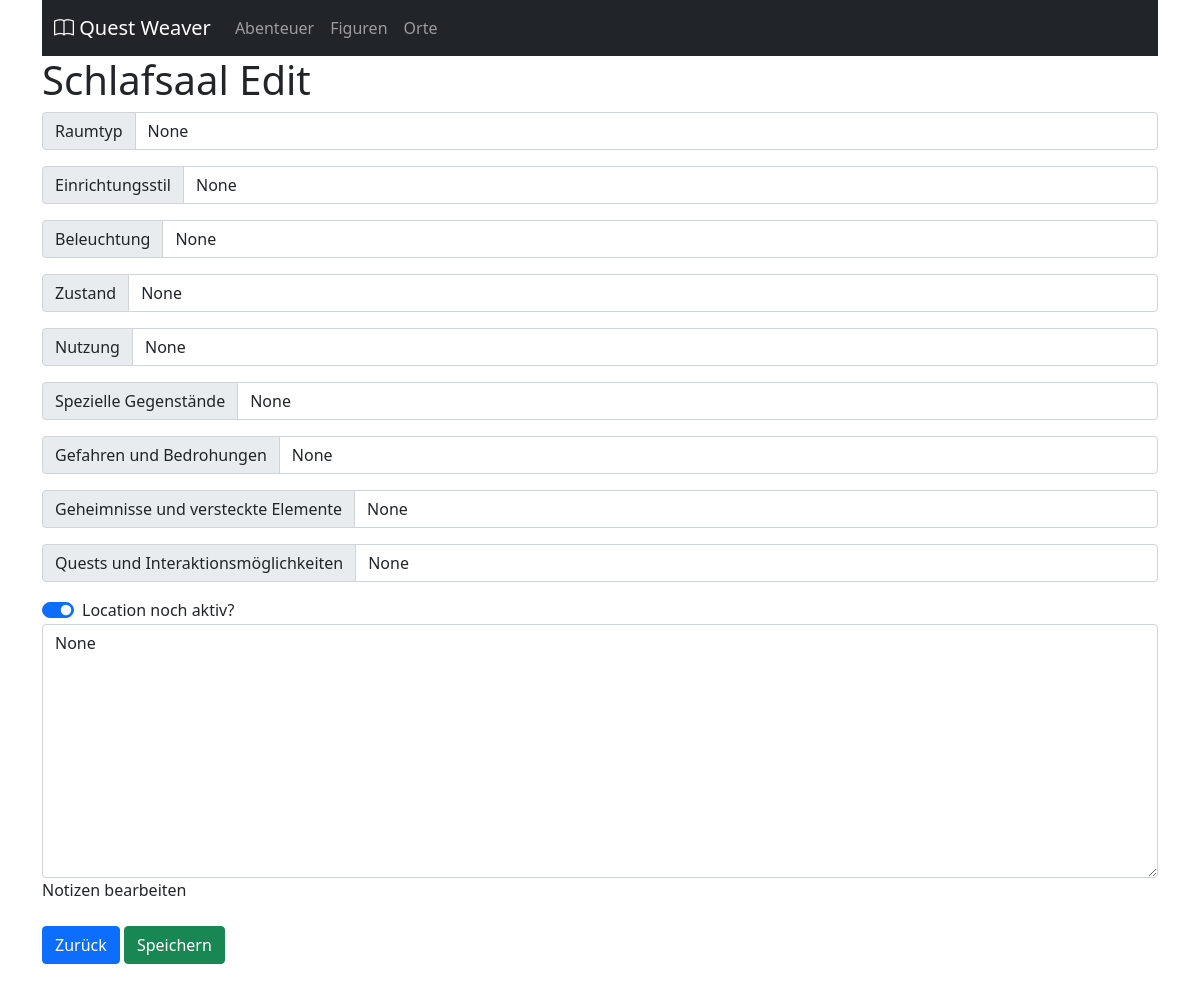
Screenshot of /app/location_edit/12 with the database file from the repository.
### app/models.py (models this page shows, shortened)
class Schauplatz(models.Model):
    name = models.CharField(max_length=200)
    alive = models.BooleanField(default=True)
    kommentar = models.TextField(null=True, blank=True)
    ortliste = models.ForeignKey(to="Ort", on_delete=models.CASCADE, null=True, blank=True) #FK
    raumtyp = models.CharField(max_length=200, null=True, blank=True)  # z.B. Schankraum, Bibliothek, Kerker
    einrichtungsstil = models.CharField(max_length=200, null=True, blank=True)  # z.B. rustikal, prunkvoll, spärlich
    beleuchtung = models.CharField(max_length=200, null=True, blank=True)  # z.B. Fackeln, magische Lichter, Kerzen
    zustand = models.CharField(max_length=200, null=True, blank=True)  # z.B. sauber, verfallen, renoviert
    nutzung = models.CharField(max_length=200, null=True, blank=True)  # z.B. Wohnraum, Verlies, Lagerraum
    spezielle_gegenstände = models.TextField(null=True, blank=True)  # z.B. wertvolle Möbel, Artefakte
    gefahren_und_bedrohungen = models.TextField(null=True, blank=True)  # z.B. Fallen, Monster
    geheimnisse_und_versteckte_elemente = models.TextField(null=True, blank=True)  # Versteckte Türen, Fallen, Geheimfächer
    quests_und_interaktionsmöglichkeiten = models.TextField(null=True, blank=True)  # Interaktionen, die in diesem Raum stattfinden können

### app/views.py (the view, shortened to what this page needs)
# urls.py: path('location_edit/<int:location_id>', views.location_edit, name='location_edit'),
def location_edit(request, location_id):
    location_alle = get_object_or_404(models.Schauplatz, pk=location_id)
    location = location_id
    context = {"location": location, "location_alle": location_alle}
    return render(request, "location_edit.html", context)

### app/templates/location_edit.html (shortened to what this page needs)
{% load static %}
{% include "header.html" %}
    <body>
      <div class="container">
      {% include "navbar.html" %}
<h1>{{location_alle.name}} Edit</h1>
    <form action="{% url 'location_edit' location_alle.id %}" method="post">
        <div class="md-form mb-4 pink-textarea active-pink-textarea-2">
        <div class="input-group mb-3">
          <span class="input-group-text" id="basic-addon1">Raumtyp</span>
        <input type="text" class="form-control" name="raumtyp" value="{{location_alle.raumtyp}}" placeholder="z.B. Schankraum, Bibliothek, Kerker" aria-label="Username" aria-describedby="basic-addon1">
        </div>
        <div class="input-group mb-3">
          <span class="input-group-text" id="basic-addon1">Einrichtungsstil</span>
        <input type="text" class="form-control" name="einrichtungsstil" value="{{location_alle.einrichtungsstil}}" placeholder="z.B. rustikal, prunkvoll, spärlich" aria-label="Username" aria-describedby="basic-addon1">
        </div>
        <div class="input-group mb-3">
          <span class="input-group-text" id="basic-addon1">Beleuchtung</span>
        <input type="text" class="form-control" name="beleuchtung" value="{{location_alle.beleuchtung}}" placeholder="z.B. Fackeln, magische Lichter, Kerzen" aria-label="Username" aria-describedby="basic-addon1">
        </div>
        <div class="input-group mb-3">
          <span class="input-group-text" id="basic-addon1">Zustand</span>
        <input type="text" class="form-control" name="zustand" value="{{location_alle.zustand}}" placeholder="z.B. sauber, verfallen, renoviert" aria-label="Username" aria-describedby="basic-addon1">
        </div>
        <div class="input-group mb-3">
          <span class="input-group-text" id="basic-addon1">Nutzung</span>
        <input type="text" class="form-control" name="nutzung" value="{{location_alle.nutzung}}" placeholder="z.B. Wohnraum, Verlies, Lagerraum" aria-label="Username" aria-describedby="basic-addon1">
        </div>
        <div class="input-group mb-3">
          <span class="input-group-text" id="basic-addon1">Spezielle Gegenstände</span>
        <input type="text" class="form-control" name="spezielle_gegenstände" value="{{location_alle.spezielle_gegenstände}}" placeholder="z.B. wertvolle Möbel, Artefakte" aria-label="Username" aria-describedby="basic-addon1">
        </div>
        <div class="input-group mb-3">
          <span class="input-group-text" id="basic-addon1">Gefahren und Bedrohungen</span>
        <input type="text" class="form-control" name="gefahren_und_bedrohungen" value="{{location_alle.gefahren_und_bedrohungen}}" placeholder="z.B. Fallen, Monster" aria-label="Username" aria-describedby="basic-addon1">
        </div>
        <div class="input-group mb-3">
          <span class="input-group-text" id="basic-addon1">Geheimnisse und versteckte Elemente</span>
        <input type="text" class="form-control" name="geheimnisse_und_versteckte_elemente" value="{{location_alle.geheimnisse_und_versteckte_elemente}}" placeholder="z.B. Versteckte Türen, Fallen, Geheimfächer" aria-label="Username" aria-describedby="basic-addon1">
        </div>
        <div class="input-group mb-3">
          <span class="input-group-text" id="basic-addon1">Quests und Interaktionsmöglichkeiten</span>
        <input type="text" class="form-control" name="quests_und_interaktionsmöglichkeiten" value="{{location_alle.quests_und_interaktionsmöglichkeiten}}" placeholder="z.B. Interaktionen, die in diesem Raum stattfinden können" aria-label="Username" aria-describedby="basic-addon1">
        </div>
        <div class="form-check form-switch">
          <input class="form-check-input" type="checkbox" role="switch" name="ort_alive" value="{{location_alle.alive}}" {% if location_alle.alive == True %}checked{% endif %}>
          <label class="form-check-label" for="flexSwitchCheckDefault">Location noch aktiv?</label>
        </div>
        <textarea name="kommentar" class="md-textarea form-control" rows="10">{{location_alle.kommentar}}</textarea>
        <label for="form23">Notizen bearbeiten</label></div>
           <a class="btn btn-primary" href="{% url 'location' location %}" role="button">Zurück</a>
        <input type="submit" value="Speichern" type="button" class="btn btn-success">
      </form><br>
    </div>
</body>
</html>

### rows the page displays
Schauplatz: name "Schlafsaal", raumtyp "None", einrichtungsstil "None", beleuchtung "None", zustand "None", nutzung "None", spezielle_gegenstände "None", gefahren_und_bedrohungen "None", geheimnisse_und_versteckte_elemente "None", quests_und_interaktionsmöglichkeiten "None", alive "☑", kommentar "None"
